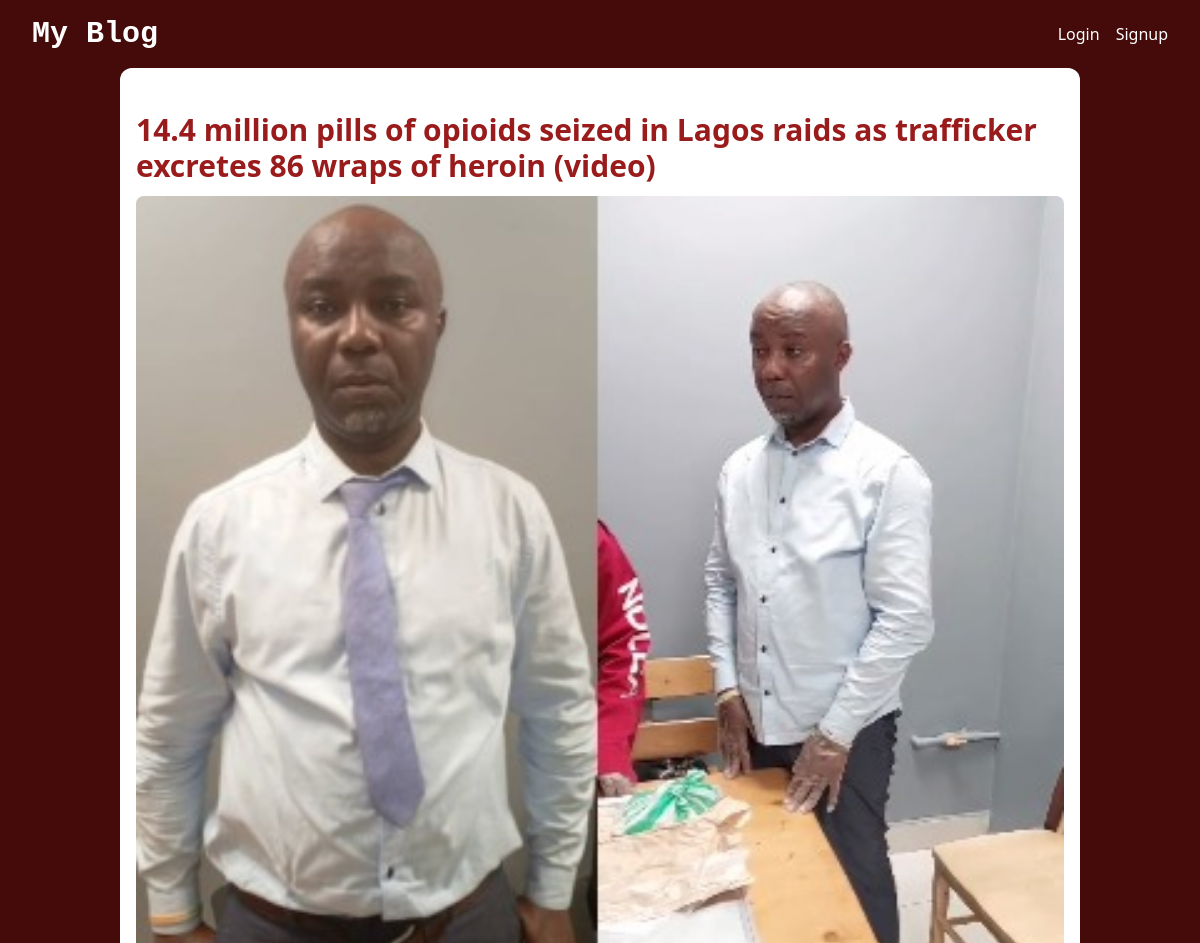
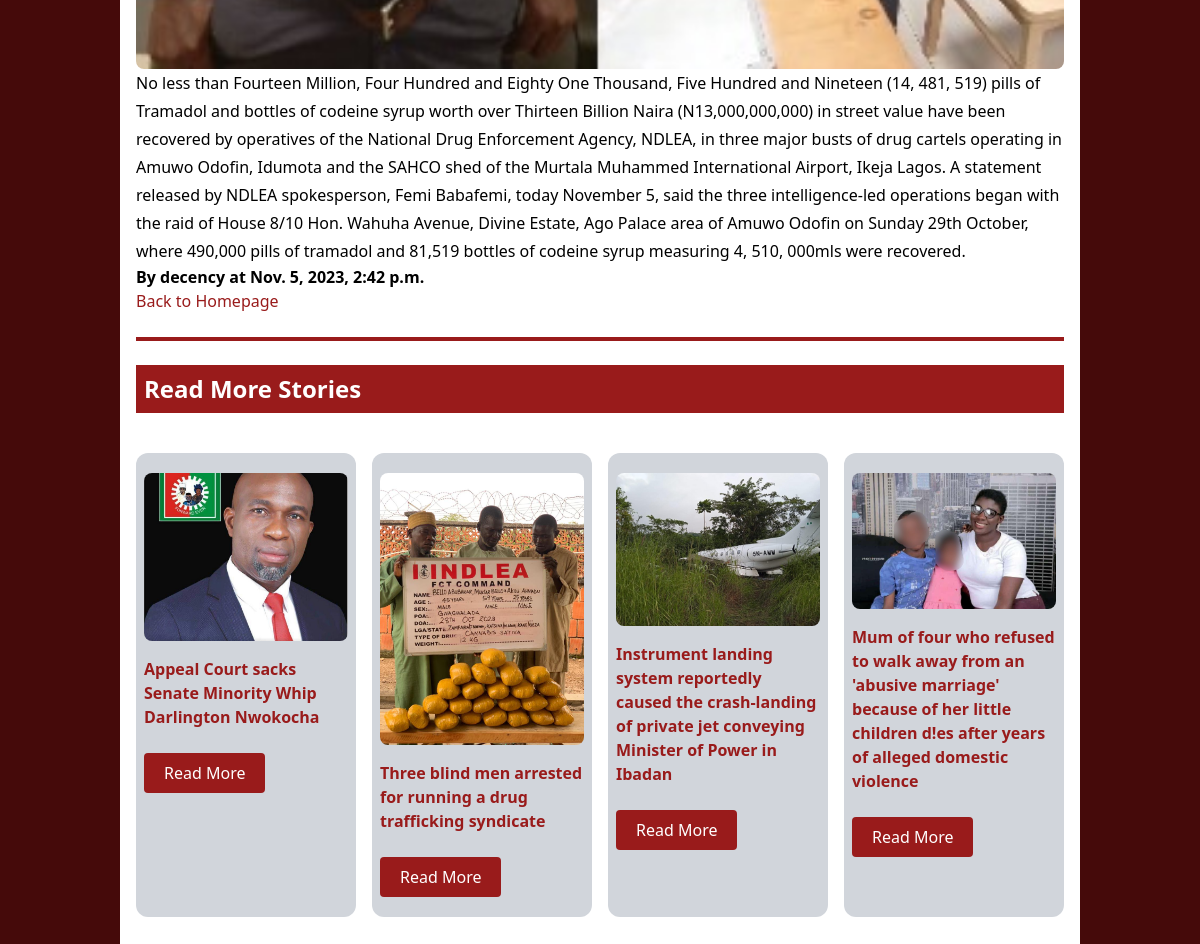
The app's page /full_post/8/ with its own data (2 pictures, top to bottom).
### blog/models.py (models this page shows, shortened)
class Post(models.Model):
    title = models.CharField(max_length=200)
    content = models.TextField()
    pub_date = models.DateTimeField(auto_now_add=True)
    thumbnail = models.ImageField(upload_to='thumbnails/', null=True, blank=True)
    user = models.ForeignKey(User, on_delete=models.CASCADE, default=1)

### blog/views.py (the view)
# urls.py: path('full_post/<int:post_id>/', views.full_post, name='full_post'),
def full_post(request, post_id):
    post = get_object_or_404(Post, pk=post_id)
    latest_posts = Post.objects.filter(user=post.user).exclude(pk=post_id).order_by('-pub_date')[:4]
    context = {
        'post': post,
        'latest_posts': latest_posts,
    }
    return render(request, 'blog/full_post.html', context)

### blog/templates/blog/full_post.html
{% extends 'base.html' %}
{% block content %}
<div class="w-4/5 bg-white text-black mx-auto px-4 py-8 rounded-xl">
    <h2 class="text-3xl font-bold my-3 text-red-800">{{ post.title }}</h2>
    <img src="{{ post.thumbnail.url }}" alt="{{ post.title }} Thumbnail" class="w-full rounded-lg" />
    <p class="leading-7">{{ post.content }}</p>
    <span class="font-semibold text-sm md:text-base">By {{ post.user }} at {{ post.pub_date }}</span><br>
    <a href="{% url 'homepage' %}" class="text-red-800 hover:underline">Back to Homepage</a>
    <hr class="bg-red-800 h-1 border-none my-6">
    <h3 class="text-2xl font-semibold mt-5 bg-red-800 w-full text-white p-2">Read More Stories</h3>
    <div class="grid grid-cols-1 sm:grid-cols-2 md:grid-cols-4 gap-4">
        {% for latest_post in latest_posts %}
        <div class="post px-2 my-6 sm:my-10 py-5 rounded-xl bg-gray-300 text-black space-y-4 h-auto overflow-hidden relative">
            <img src="{{ latest_post.thumbnail.url }}" alt="{{ latest_post.title }} Thumbnail" class="w-full rounded-lg" />
            <h4 class="text-red-800 font-semibold">{{ latest_post.title }}</h4>
            <a href="{% url 'full_post' latest_post.id %}">
                <button class="bg-red-800 hover:bg-red-400 text-white px-5 py-2 rounded mt-4 sm:mt-6">Read More</button>
            </a>
        </div>
        {% endfor %}
    </div>
</div>
{% endblock %}

### records on screen
Post: title "14.4 million pills of opioids seized in Lagos raids as trafficker excretes 86 wraps of heroin (video)", thumbnail (picture), content "No less than Fourteen Million, Four Hundred and Eighty One Thousand, Five Hundred and Nineteen (14, 481, 519) pills of Tramadol and bottles of codeine syrup worth over Thirteen Billion Naira (N13,000,000,000) in street value have been recovered by operatives of the National Drug Enforcement Agency, NDLEA, in three major busts of drug cartels operating in Amuwo Odofin, Idumota and the SAHCO shed of the Murtala Muhammed International Airport, Ikeja Lagos. A statement released by NDLEA spokesperson, Femi Babafemi, today November 5, said the three intelligence-led operations began with the raid of House 8/10 Hon. Wahuha Avenue, Divine Estate, Ago Palace area of Amuwo Odofin on Sunday 29th…", user "decency", pub_date "Nov. 5, 2023, 2:42 p.m."
Post: thumbnail (picture), title "Appeal Court sacks Senate Minority Whip Darlington Nwokocha"
Post: thumbnail (picture), title "Three blind men arrested for running a drug trafficking syndicate"
Post: thumbnail (picture), title "Instrument landing system reportedly caused the crash-landing of private jet conveying Minister of Power in Ibadan"
Post: thumbnail (picture), title "Mum of four who refused to walk away from an 'abusive marriage' because of her little children d!es after years of alleged domestic violence"
